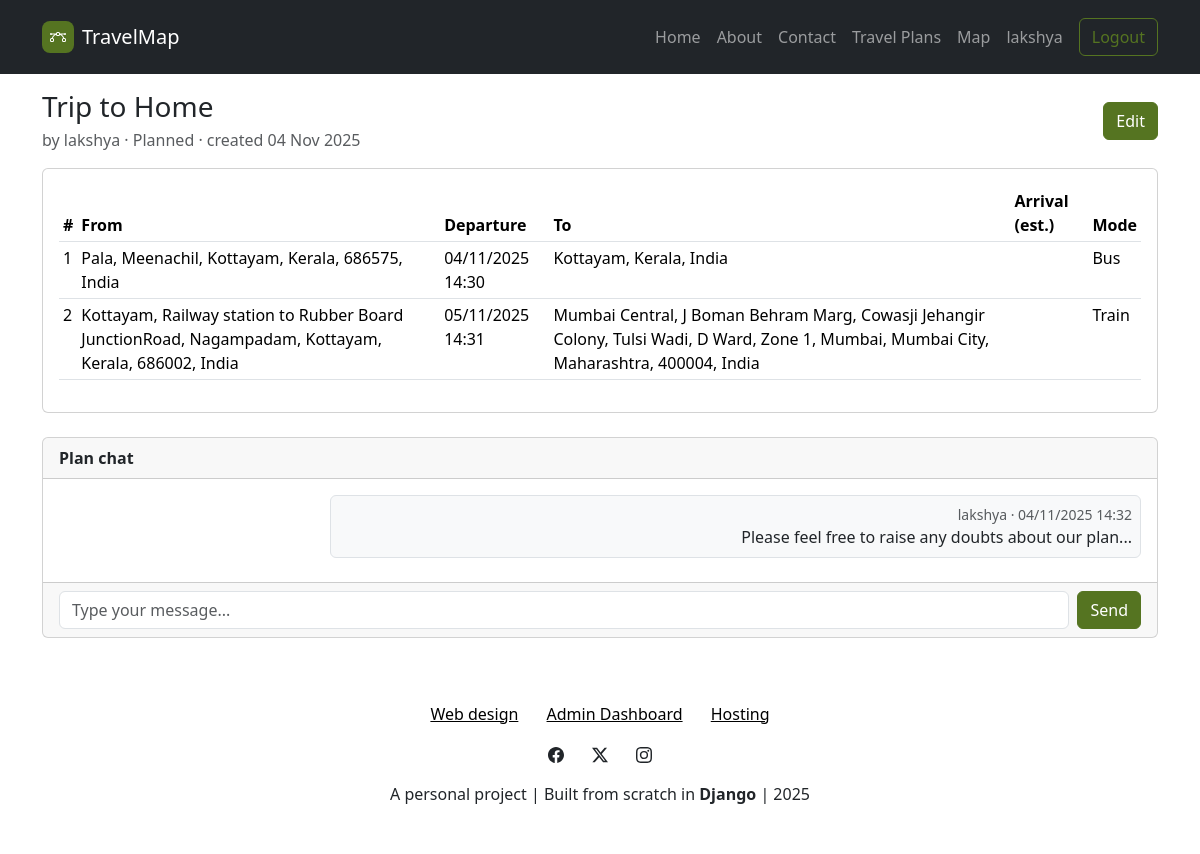
The app's page /travelplans/16/ (signed in) with its own data.
### Accounts/models.py (models this page shows, shortened)
class TravelPlan(models.Model):
    user = models.ForeignKey(
        settings.AUTH_USER_MODEL,
        on_delete=models.CASCADE,
        related_name='travel_plans'
    )
    title = models.CharField(
        max_length=150
    )
    status = models.CharField(
        max_length=10,
        choices=PlanStatus.choices,
        default=PlanStatus.PLANNED
    )
    created_at = models.DateTimeField(auto_now_add=True)
    updated_at = models.DateTimeField(auto_now=True)
    class Meta:
        ordering = ['-created_at']

class Trip(models.Model):
    plan = models.ForeignKey(
        TravelPlan,
        on_delete=models.CASCADE,
        related_name='trips',
    )
    title = models.CharField(
        max_length=150,
    )
    origin_name = models.CharField(
        max_length=255,
    )
    origin_lat = models.CharField(
        max_length=50, null=True, blank=True
    )
    origin_lon = models.CharField(
        max_length=50, null=True, blank=True
    )
    destination_name = models.CharField(
        max_length=255,
    )
    destination_lat = models.CharField(
        max_length=50, null=True, blank=True
    )
    destination_lon = models.CharField(
        max_length=50, null=True, blank=True
    )
    departure_time = models.DateTimeField()
    estimated_arrival_time = models.DateTimeField(
        null=True, blank=True
    )
    transport_mode = models.CharField(
        max_length=6,
        choices=TransportMode.choices,
        default=TransportMode.TRAIN
    )
    passengers = models.ManyToManyField(
        settings.AUTH_USER_MODEL,
        related_name='joined_trips',
        blank=True,
        help_text="Students who have joined this trip",
    )
    notes = models.TextField(
        blank=True,
    )
    route = models.JSONField(null=True, blank=True)
    status = models.CharField(
        max_length=10,
        choices=PlanStatus.choices,
        default=PlanStatus.PLANNED
    )
    created_at = models.DateTimeField(auto_now_add=True)
    updated_at = models.DateTimeField(auto_now=True)
    class Meta:
        ordering = ['departure_time']

class ChatMessage(models.Model):
    plan = models.ForeignKey(
        TravelPlan,
        on_delete=models.CASCADE,
        related_name='chat_messages'
    )
    user = models.ForeignKey(
        settings.AUTH_USER_MODEL,
        on_delete=models.CASCADE,
        related_name='chat_messages'
    )
    content = models.TextField()
    created_at = models.DateTimeField(auto_now_add=True)
    class Meta:
        ordering = ['created_at']

### UI/views.py (the view)
# urls.py: path("travelplans/<int:pk>/", views.travelplan_detail, name="travelplan_detail"),
@login_required
def travelplan_detail(request, pk: int):
    plan = (
        TravelPlan.objects
        .select_related('user')
        .prefetch_related('trips__passengers', 'chat_messages__user')
        .get(pk=pk)
    )
    messages_qs = plan.chat_messages.all().select_related('user')
    return render(request, 'UI/travelplan_detail.html', {
        'plan': plan,
        'trips': plan.trips.all(),
        'chat_messages': messages_qs,
    })

### UI/context_processors.py (called while the page is built)
def site_settings(request):
    index_carousel = carousel.objects.all()
    index_features = features.objects.all()
    index_steps = step.objects.all()
    for item in list(index_carousel) + list(index_features):
        if hasattr(item, 'href') and item.href:
            try:
                item.href = reverse(item.href)
            except:
                pass
    return {
        'index_carousel': index_carousel,
        'index_features': index_features,
        'index_steps': index_steps,
    }

### templates/UI/travelplan_detail.html (shortened to what this page needs)
{% extends 'partials/layout.html' %}
{% load static %}
{% block content %}
<div id="content" class="container py-3">
  <div class="row mb-3 align-items-center">
    <div class="col">
      <h3 class="mb-1">{{ plan.title }}</h3>
      <div class="text-muted">
        by {{ plan.user.username }} · {{ plan.get_status_display }} · created {{ plan.created_at|date:"d M Y" }}
      </div>
    </div>
    <div class="col-auto">
      {% if request.user.id == plan.user_id %}
      <a class="btn btn-primary" href="{% url 'UI:edit_travelplan' plan.id %}">Edit</a>
      {% endif %}
    </div>
  </div>
  <div class="row">
    <div class="col">
      <div class="card">
        <div class="card-body">
          <div class="table-responsive">
            <table class="table table-sm table-hover">
              <thead>
                <tr>
                  <th>#</th>
                  <th>From</th>
                  <th>Departure</th>
                  <th>To</th>
                  <th>Arrival (est.)</th>
                  <th>Mode</th>
                </tr>
              </thead>
              <tbody>
                {% for trip in trips %}
                <tr>
                  <td>{{ forloop.counter }}</td>
                  <td>{{ trip.origin_name }}</td>
                  <td>{{ trip.departure_time|date:"d/m/Y H:i" }}</td>
                  <td>{{ trip.destination_name }}</td>
                  <td></td>
                  <td>{{ trip.get_transport_mode_display }}</td>
                </tr>
                {% empty %}
                <tr>
                  <td colspan="6" class="text-muted">No trips in this plan yet.</td>
                </tr>
                {% endfor %}
              </tbody>
            </table>
          </div>
        </div>
      </div>
    </div>
  </div>
  <div class="row mt-4">
    <div class="col">
      <div class="card">
        <div class="card-header d-flex justify-content-between align-items-center">
          <strong>Plan chat</strong>
        </div>
        <div class="card-body" style="max-height: 320px; overflow-y: auto;" id="chat-messages" data-plan-id="{{ plan.id }}" data-user-id="{% if request.user.is_authenticated %}{{ request.user.id }}{% endif %}">
          {% for m in chat_messages %}
            <div class="mb-2 d-flex">
              <div class="w-75 p-2 border rounded {% if m.user_id == request.user.id %}ms-auto bg-light text-end{% else %}bg-white{% endif %}">
                <div class="small text-muted">{{ m.user.username }} · {{ m.created_at|date:"d/m/Y H:i" }}</div>
                <div>{{ m.content|linebreaksbr }}</div>
              </div>
            </div>
          {% empty %}
            <div class="text-muted">No messages yet. Be the first to say hi 👋</div>
          {% endfor %}
        </div>
        <div class="card-footer">
          {% if request.user.is_authenticated %}
          <form id="chat-form" class="d-flex gap-2" method="post" action="{% url 'UI:chat_messages_api' plan.id %}">
            <input type="text" name="content" id="chat-input" class="form-control" placeholder="Type your message..." maxlength="2000" autocomplete="off"/>
            <button type="submit" class="btn btn-primary">Send</button>
          </form>
          {% else %}
          <a class="btn btn-outline-primary" href="{% url 'UI:login' %}">Login to chat</a>
          {% endif %}
        </div>
      </div>
    </div>
  </div>
</div>
{% endblock %}

### templates/partials/navbar.html (shortened to what this page needs)
{% load static %}
<nav class="navbar navbar-expand-md sticky-top bg-body py-3" data-bs-theme="dark">
    <div class="container">
        <a class="navbar-brand d-flex align-items-center" href="{% url 'UI:index' %}">
            <span class="bs-icon-sm bs-icon-rounded bs-icon-primary d-flex justify-content-center align-items-center me-2 bs-icon">
            </span>
            <span>TravelMap</span>
        </a>
        <div id="navcol-2" class="collapse navbar-collapse">
            <ul class="navbar-nav ms-auto">
                <li class="nav-item"><a class="nav-link" href="{% url 'UI:index' %}#home">Home</a></li>
                <li class="nav-item"><a class="nav-link" href="{% url 'UI:index' %}#about">About</a></li>
                <li class="nav-item"><a class="nav-link" href="{% url 'UI:index' %}#contact">Contact</a></li>
                <li class="nav-item"><a class="nav-link {% if request.resolver_match.url_name == 'travelplans' %}active{% endif %}" href="{% url 'UI:travelplans' %}">Travel Plans</a></li>
                <li class="nav-item"><a class="nav-link {% if request.resolver_match.url_name == 'map' %}active{% endif %}" href="{% url 'UI:map' %}">Map</a></li>
                <li class="nav-item">
                    {% if user.is_authenticated %}
                        <a class="nav-link" href="#">{{ user.username }}</a>
                    {% else %}
                        <a class="nav-link {% if request.resolver_match.url_name == 'login' %}active{% endif %}" href="{% url 'UI:login'%}">Login</a>
                    {% endif %}
                </li>
            </ul>
            {% if user.is_authenticated %}
            <form action="/logout/" method="post">
                <button class="btn btn-outline-primary ms-md-2" type="submit" href="{% url 'UI:logout'%}">Logout</button>
                </form>
            {% else %}
                <a class="btn btn-primary ms-md-2" role="button" href="{% url 'UI:register'%}">Sign Up</a>
            {% endif %}
        </div>
    </div>
</nav>

### static/css/bss-overrides.css (style rules this page uses)
:root, [data-bs-theme=light] { --bs-primary: #557421; --bs-primary-rgb: 85,116,33; --bs-primary-text-emphasis: #222E0D; --bs-primary-bg-subtle: #DDE3D3; --bs-primary-border-subtle: #BBC7A6; }
.btn-primary { --bs-btn-color: #fff; --bs-btn-bg: #557421; --bs-btn-border-color: #557421; --bs-btn-hover-color: #fff; --bs-btn-hover-bg: #48631C; --bs-btn-hover-border-color: #445D1A; --bs-btn-focus-shadow-rgb: 230,234,222; --bs-btn-active-color: #fff; --bs-btn-active-bg: #445D1A; --bs-btn-active-border-color: #405719; --bs-btn-disabled-color: #fff; --bs-btn-disabled-bg: #557421; --bs-btn-disabled-border-color: #557421; }
.btn-outline-primary { --bs-btn-color: #557421; --bs-btn-border-color: #557421; --bs-btn-focus-shadow-rgb: 85,116,33; --bs-btn-hover-color: #fff; --bs-btn-hover-bg: #557421; --bs-btn-hover-border-color: #557421; --bs-btn-active-color: #fff; --bs-btn-active-bg: #557421; --bs-btn-active-border-color: #557421; --bs-btn-disabled-color: #557421; --bs-btn-disabled-bg: transparent; --bs-btn-disabled-border-color: #557421; }

### templates/partials/layout.html (style rules this page uses)
html { scroll-behavior: smooth; scroll-padding-top: 80px; }

### records on screen
TravelPlan: title "Trip to Home", user.username "lakshya", status "Planned", created_at "04 Nov 2025"
Trip: origin_name "Pala, Meenachil, Kottayam, Kerala, 686575, India", departure_time "04/11/2025 14:30", destination_name "Kottayam, Kerala, India", transport_mode "Bus"
Trip: origin_name "Kottayam, Railway station to Rubber Board JunctionRoad, Nagampadam, Kottayam, Kerala, 686002, India", departure_time "05/11/2025 14:31", destination_name "Mumbai Central, J Boman Behram Marg, Cowasji Jehangir Colony, Tulsi Wadi, D Ward, Zone 1, Mumbai, Mumbai City, Maharashtra, 400004, India", transport_mode "Train"
ChatMessage: user.username "lakshya", created_at "04/11/2025 14:32", content "Please feel free to raise any doubts about our plan..."

### other values on screen
{{ user.username }} "lakshya"
